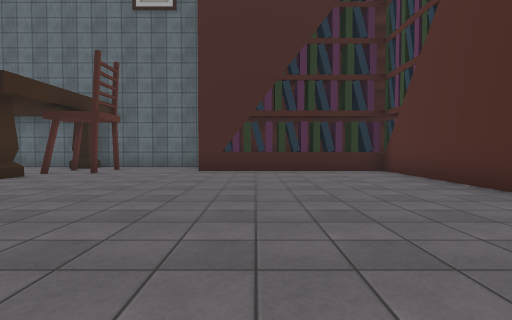
view 1 (above)

19 first-person views from a walk through a scene from a Unity 3-D project. The camera is 1.2 m above the floor, tilts 2° down and sees 80° across. The floor is counted in squares, 2 m on a side. Each view is taken from the middle of a square. On the plan, view 1 faces up. The plan holds only what a view shows up to about 9 squares ahead; the rest is blank. The place goes on beyond the plan. The player is left out. Some animated figures are not drawn. Some surface patterns are stand-ins.

view 2
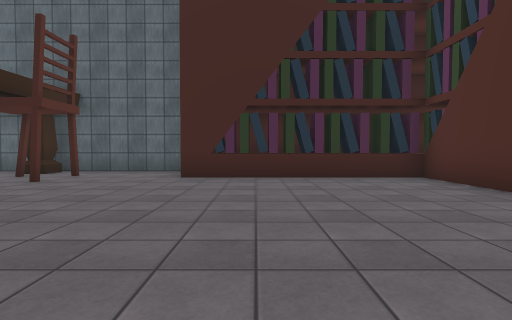

view 3
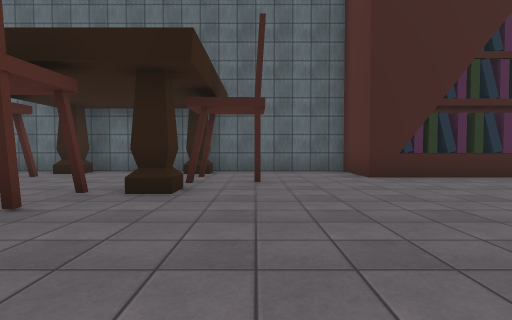

view 4
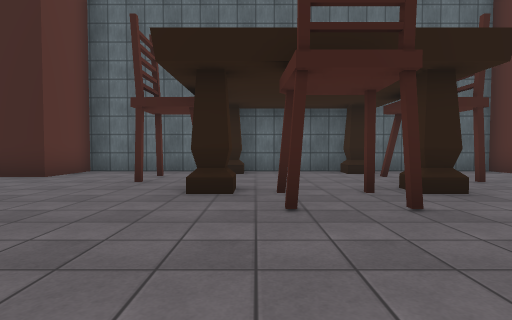

view 5
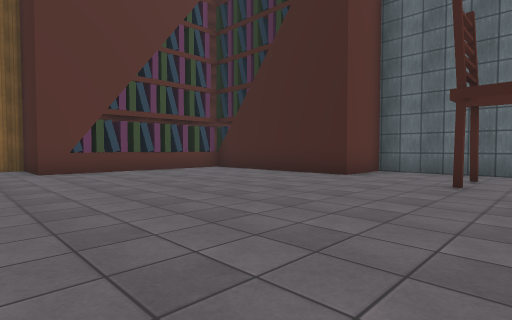

view 6
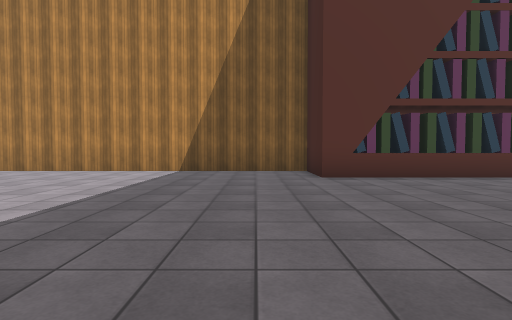

view 7
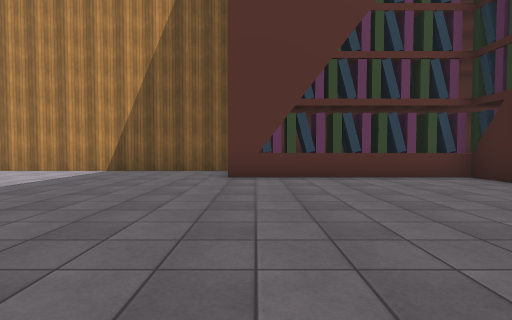

view 8
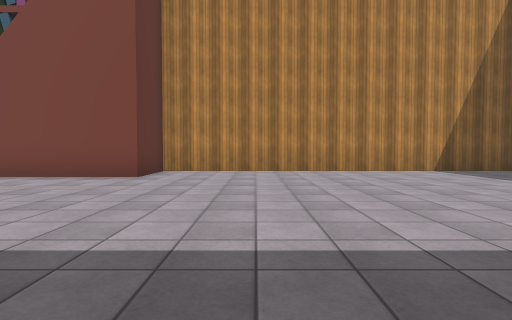

view 9
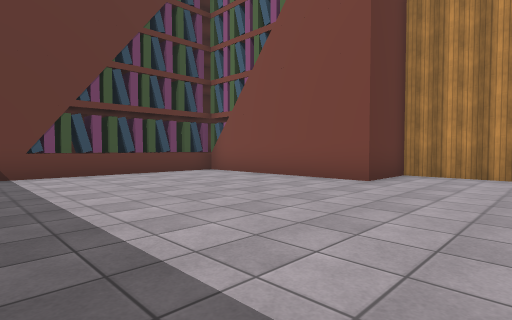

view 10
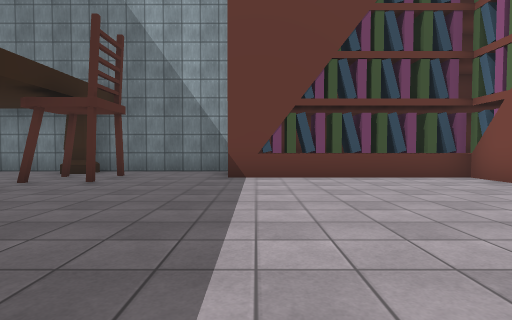

view 11
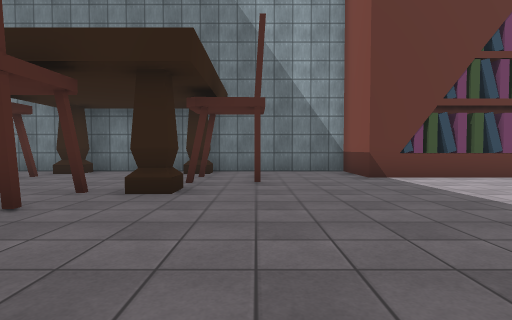

view 12
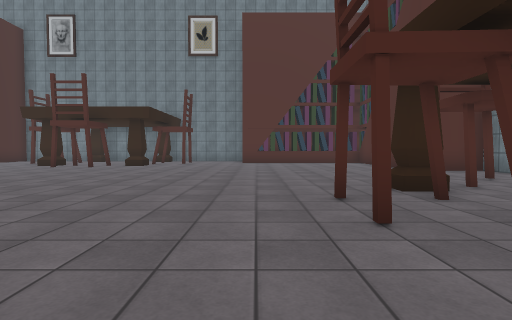

view 13
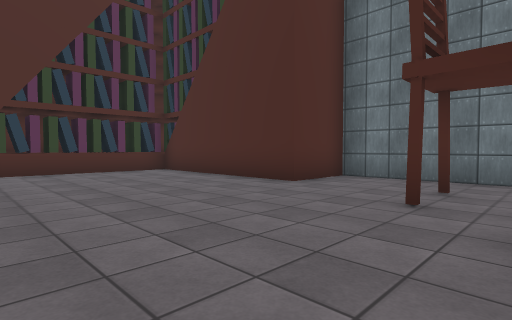

view 14
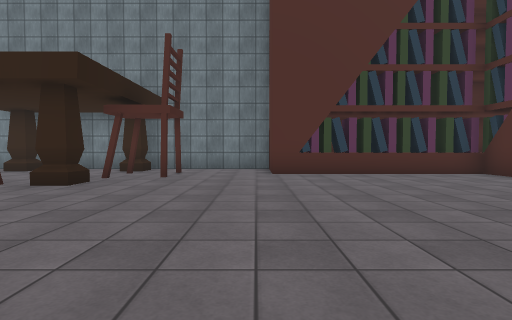

view 15
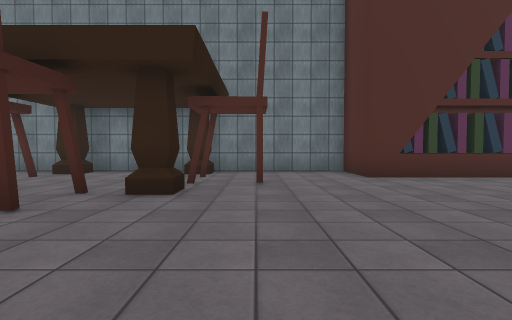

view 16
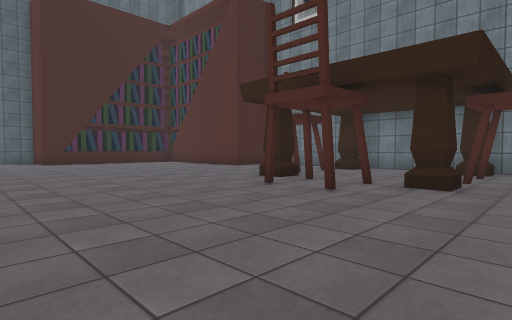

view 17
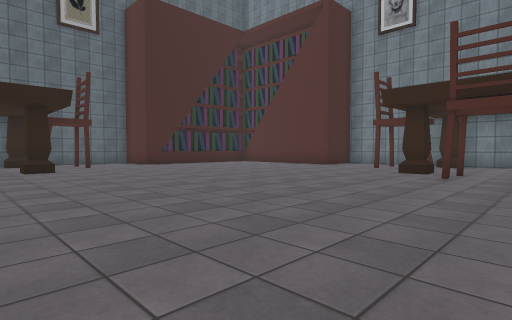

view 18
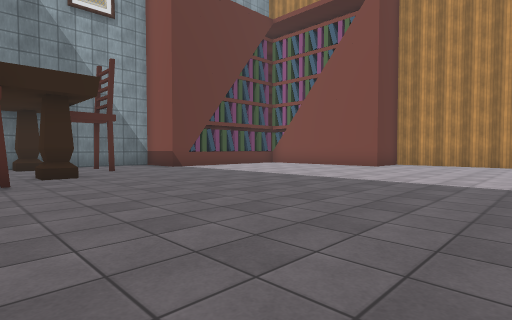

view 19
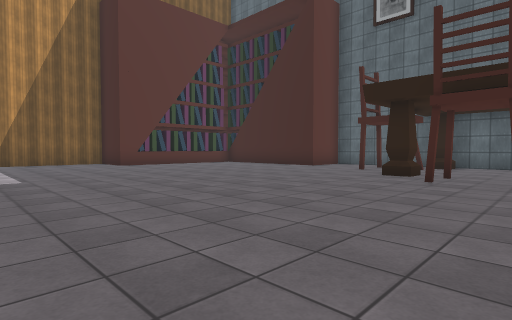

### Floor plan
Points are (right, up) in squares from view 1. A wall is a line through its corners. A room is listed if a view was taken in it or the views show most of it. See-through windows are left out.
Room 1 (views 1, 2, 3, 4, 5, 6, 7, 8, 9, 10, 11, 12, 13, 14, 15, 16, 17, 18, 19)
walls: (1.1, -0.6) (1.1, 0); (-8.4, 6.2) (-9, 6.2); (1.5, -3.8) (1.1, -3.8) (1.1, -3.5); (-5.2, 6.8) (-5.2, 6.2) (-5.7, 6.2) (-5.7, 6.8); (-5.7, -14) (-5.7, -13.5); (5, -0.7) (4.4, -0.7) (4.4, -0.1); (-8.4, 10) (-8.4, 9.5) (-8.9, 9.5); (5, -3.8) (4.4, -3.8) (4.4, -3.2); (-8.8, -14.1) (-8.8, -13.5) (-8.4, -13.5) (-8.4, -14); (-5.2, 10.1) (-5.2, 9.5) (-5.7, 9.5) (-5.7, 10); (-18.4, 3.4) (-19.4, 3.4) (-19.4, -7.5) (-18.4, -7.5); (-12.5, -13.4) (-12.5, -14.4) (-1.4, -14.4) (-1.4, -13.4); (-1.5, 9.4) (-1.5, 10.4) (-12.5, 10.4) (-12.5, 9.4); (4.4, -7.5) (5.4, -7.5) (5.4, 1.8); (-18.8, 6.3) (-18.8, 4); (-15.8, -13.8) (-13, -13.8); (4.8, -10.9) (4.8, -8.2); (4.4, 9.8) (-1.1, 9.8)
ways out: gap at (-5, 7); gap at (5, -4); gap at (5, 0)
objects: books (-18, -12); other object (-18, 4); books (-18, 5); books (-18, 6); books (-18, 7); books (-18, 8); books (-17, -13); other object (-17, 9); books (-16, -13); books (-15, -13); books (-14, -13); other object (-13, -13); chair (-9, -13); chair (-9, 9); chair (-8, 5) to (-8, 6); chair (-6, -10) to (-6, -9); chair (-5, -13); chair (-5, 9); books (0, 9); chair (1, -3); chair (1, -1); books (1, 9); chair (2, -4); chair (2, 0); books (2, 9); books (3, -13); books (3, 9); books (4, -12); books (4, -11); books (4, -10); books (4, -9); other object (4, -8); chair (4, -4); chair (4, 0); books (4, 8)

Positions as (right, up) in squares from view 1, and headings:
1: (0, 0), facing up
2: (0, 2), facing up
3: (-4, 2), facing up
4: (-8, 2), facing up
5: (-9, 2), facing up-left
6: (-11, 2), facing left
7: (-11, 4), facing left
8: (-11, -5), facing left
9: (-12, -5), facing down-left
10: (-13, -6), facing down
11: (-10, -6), facing down
12: (-10, -8), facing right
13: (-5, -8), facing down-right
14: (-4, -7), facing right
15: (-3, -5), facing right
16: (-4, -5), facing up-right
17: (-7, -3), facing up-right
18: (-7, -3), facing down-left
19: (-6, -1), facing up-left
